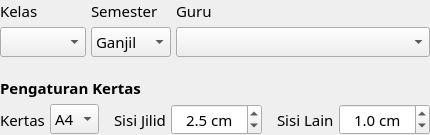
       <widget class="QWidget" name="widget_4" native="true">
        <property name="font">
         <font>
          <family>Aptos Narrow</family>
          <pointsize>11</pointsize>
         </font>
        </property>
        <layout class="QGridLayout" name="gridLayout_8">
         <property name="leftMargin">
          <number>0</number>
         </property>
         <property name="topMargin">
          <number>0</number>
         </property>
         <property name="rightMargin">
          <number>0</number>
         </property>
         <property name="bottomMargin">
          <number>0</number>
         </property>
         <property name="spacing">
          <number>5</number>
         </property>
         <item row="4" column="0" colspan="3">
          <widget class="QWidget" name="widget" native="true">
           <property name="font">
            <font>
             <family>Aptos Narrow</family>
             <pointsize>11</pointsize>
            </font>
           </property>
           <layout class="QGridLayout" name="gridLayout_2" columnstretch="0,0,1">
            <property name="leftMargin">
             <number>0</number>
            </property>
            <property name="topMargin">
             <number>0</number>
            </property>
            <property name="rightMargin">
             <number>0</number>
            </property>
            <property name="bottomMargin">
             <number>0</number>
            </property>
            <property name="spacing">
             <number>5</number>
            </property>
            <item row="0" column="1">
             <widget class="QLabel" name="label">
              <property name="font">
               <font>
                <family>Aptos Narrow</family>
                <pointsize>11</pointsize>
               </font>
              </property>
              <property name="text">
               <string>Semester</string>
              </property>
             </widget>
            </item>
            <item row="1" column="0">
             <widget class="QComboBox" name="cbo_kelas">
              <property name="minimumSize">
               <size>
                <width>80</width>
                <height>24</height>
               </size>
              </property>
              <property name="font">
               <font>
                <family>Aptos Narrow</family>
                <pointsize>11</pointsize>
               </font>
              </property>
             </widget>
            </item>
            <item row="1" column="2">
             <widget class="QComboBox" name="cbo_guru">
              <property name="minimumSize">
               <size>
                <width>220</width>
                <height>24</height>
               </size>
              </property>
              <property name="font">
               <font>
                <family>Aptos Narrow</family>
                <pointsize>11</pointsize>
               </font>
              </property>
             </widget>
            </item>
            <item row="1" column="1">
             <widget class="QComboBox" name="cbo_semester">
              <property name="minimumSize">
               <size>
                <width>80</width>
                <height>24</height>
               </size>
              </property>
              <property name="font">
               <font>
                <family>Aptos Narrow</family>
                <pointsize>11</pointsize>
               </font>
              </property>
              <item>
               <property name="text">
                <string>Ganjil</string>
               </property>
              </item>
              <item>
               <property name="text">
                <string>Genap</string>
               </property>
              </item>
             </widget>
            </item>
            <item row="0" column="2">
             <widget class="QLabel" name="label_18">
              <property name="font">
               <font>
                <family>Aptos Narrow</family>
                <pointsize>11</pointsize>
               </font>
              </property>
              <property name="text">
               <string>Guru</string>
              </property>
             </widget>
            </item>
            <item row="0" column="0">
             <widget class="QLabel" name="label_17">
              <property name="font">
               <font>
                <family>Aptos Narrow</family>
                <pointsize>11</pointsize>
               </font>
              </property>
              <property name="text">
               <string>Kelas</string>
              </property>
             </widget>
            </item>
           </layout>
          </widget>
         </item>
         <item row="7" column="0" colspan="3">
          <widget class="QWidget" name="widget_11" native="true">
           <property name="font">
            <font>
             <family>Aptos Narrow</family>
             <pointsize>11</pointsize>
            </font>
           </property>
           <layout class="QGridLayout" name="gridLayout_10">
            <property name="leftMargin">
             <number>0</number>
            </property>
            <property name="topMargin">
             <number>0</number>
            </property>
            <property name="rightMargin">
             <number>0</number>
            </property>
            <property name="bottomMargin">
             <number>0</number>
            </property>
            <property name="spacing">
             <number>5</number>
            </property>
            <item row="0" column="1">
             <widget class="QComboBox" name="cbo_kertas">
              <property name="sizePolicy">
               <sizepolicy hsizetype="Expanding" vsizetype="Fixed">
                <horstretch>0</horstretch>
                <verstretch>0</verstretch>
               </sizepolicy>
              </property>
              <property name="minimumSize">
               <size>
                <width>0</width>
                <height>24</height>
               </size>
              </property>
              <property name="font">
               <font>
                <family>Aptos Narrow</family>
                <pointsize>11</pointsize>
               </font>
              </property>
              <item>
               <property name="text">
                <string>A4</string>
               </property>
              </item>
              <item>
               <property name="text">
                <string>F4</string>
               </property>
              </item>
             </widget>
            </item>
            <item row="0" column="0">
             <widget class="QLabel" name="label_9">
              <property name="font">
               <font>
                <family>Aptos Narrow</family>
                <pointsize>11</pointsize>
               </font>
              </property>
              <property name="text">
               <string>Kertas</string>
              </property>
             </widget>
            </item>
            <item row="0" column="3">
             <widget class="QLabel" name="label_10">
              <property name="font">
               <font>
                <family>Aptos Narrow</family>
                <pointsize>11</pointsize>
               </font>
              </property>
              <property name="text">
               <string>Sisi Jilid</string>
              </property>
             </widget>
            </item>
            <item row="0" column="6">
             <widget class="QLabel" name="label_11">
              <property name="font">
               <font>
                <family>Aptos Narrow</family>
                <pointsize>11</pointsize>
               </font>
              </property>
              <property name="text">
               <string>Sisi Lain</string>
              </property>
             </widget>
            </item>
            <item row="0" column="2">
             <spacer name="horizontalSpacer">
              <property name="orientation">
               <enum>Qt::Horizontal</enum>
              </property>
              <property name="sizeType">
               <enum>QSizePolicy::Fixed</enum>
              </property>
              <property name="sizeHint" stdset="0">
               <size>
                <width>10</width>
                <height>20</height>
               </size>
              </property>
             </spacer>
            </item>
            <item row="0" column="4">
             <widget class="QDoubleSpinBox" name="spin_sisi_jilid">
              <property name="sizePolicy">
               <sizepolicy hsizetype="Expanding" vsizetype="Fixed">
                <horstretch>0</horstretch>
                <verstretch>0</verstretch>
               </sizepolicy>
              </property>
              <property name="minimumSize">
               <size>
                <width>0</width>
                <height>24</height>
               </size>
              </property>
              <property name="font">
               <font>
                <family>Aptos Narrow</family>
                <pointsize>11</pointsize>
               </font>
              </property>
              <property name="toolTip">
               <string>&lt;html&gt;&lt;head/&gt;&lt;body&gt;&lt;p&gt;jarak dari pinggir yang akan dijilid, biasanya lebih lebar dari sisi lain&lt;/p&gt;&lt;/body&gt;&lt;/html&gt;</string>
              </property>
              <property name="alignment">
               <set>Qt::AlignCenter</set>
              </property>
              <property name="suffix">
               <string> cm</string>
              </property>
              <property name="decimals">
               <number>1</number>
              </property>
              <property name="singleStep">
               <double>0.100000000000000</double>
              </property>
              <property name="value">
               <double>2.500000000000000</double>
              </property>
             </widget>
            </item>
            <item row="0" column="7">
             <widget class="QDoubleSpinBox" name="spin_sisi_lain">
              <property name="sizePolicy">
               <sizepolicy hsizetype="Expanding" vsizetype="Fixed">
                <horstretch>0</horstretch>
                <verstretch>0</verstretch>
               </sizepolicy>
              </property>
              <property name="minimumSize">
               <size>
                <width>0</width>
                <height>24</height>
               </size>
              </property>
              <property name="font">
               <font>
                <family>Aptos Narrow</family>
                <pointsize>11</pointsize>
               </font>
              </property>
              <property name="toolTip">
               <string>sisi bagian yang akan digeser</string>
              </property>
              <property name="alignment">
               <set>Qt::AlignCenter</set>
              </property>
              <property name="suffix">
               <string> cm</string>
              </property>
              <property name="decimals">
               <number>1</number>
              </property>
              <property name="singleStep">
               <double>0.100000000000000</double>
              </property>
              <property name="value">
               <double>1.000000000000000</double>
              </property>
             </widget>
            </item>
            <item row="0" column="5">
             <spacer name="horizontalSpacer_2">
              <property name="orientation">
               <enum>Qt::Horizontal</enum>
              </property>
              <property name="sizeType">
               <enum>QSizePolicy::Fixed</enum>
              </property>
              <property name="sizeHint" stdset="0">
               <size>
                <width>10</width>
                <height>20</height>
               </size>
              </property>
             </spacer>
            </item>
           </layout>
          </widget>
         </item>
         <item row="6" column="0">
          <widget class="QLabel" name="label_8">
           <property name="font">
            <font>
             <family>Aptos Narrow</family>
             <pointsize>11</pointsize>
             <weight>75</weight>
             <bold>true</bold>
            </font>
           </property>
           <property name="text">
            <string>Pengaturan Kertas</string>
           </property>
          </widget>
         </item>
         <item row="5" column="0">
          <spacer name="verticalSpacer_5">
           <property name="font">
            <font>
             <family>Aptos Narrow</family>
             <pointsize>11</pointsize>
            </font>
           </property>
           <property name="orientation">
            <enum>Qt::Vertical</enum>
           </property>
           <property name="sizeType">
            <enum>QSizePolicy::Fixed</enum>
           </property>
           <property name="sizeHint" stdset="0">
            <size>
             <width>20</width>
             <height>15</height>
            </size>
           </property>
          </spacer>
         </item>
        </layout>
       </widget>
